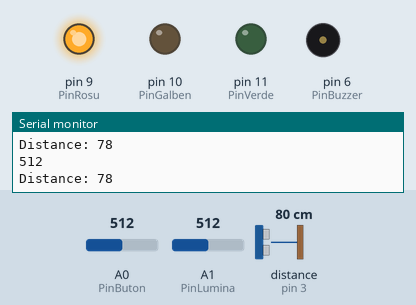
A sketch run on a simulated Arduino Uno, built with avr-gcc and run on an emulated ATmega328P. Parts: output pins drawn as LEDs (lit = HIGH), buzzer (waves = sounding, pin HIGH), the last lines printed to the serial monitor. Wiring (inferred from the names in the program): ultrasonic range finder: trigger pin 5; echo pin 3. The inputs (shaded band) are chosen by the test bench; at power-on: A0 (PinButon) = 512, A1 (PinLumina) = 512, distance to the obstacle (sensor on pin 3) 80 cm. The echo pulse lasts 58.3 µs per cm; pins used as bus, display or sensor lines are not drawn.

Above: at 1.2 s.
1.3 s: A0 (PinButon) set to 1005
2.8 s: A0 (PinButon) set to 1023
At 2.99 s:
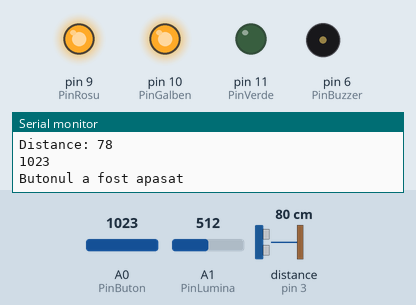
At 3.7 s:
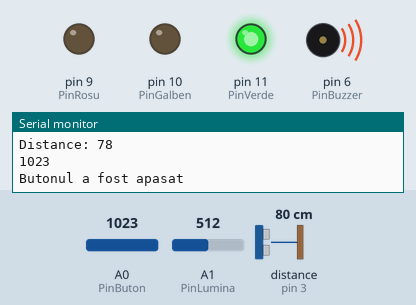
Timing chart, 0 to 5.8 s (numbered marks = the images above; inputs shaded):
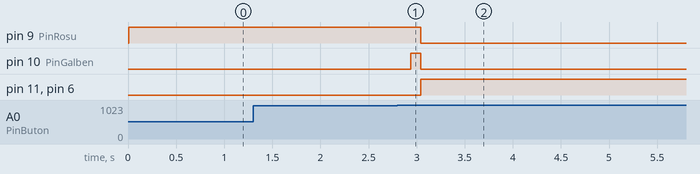

The sketch:

VI._Semafor_buzzer_buton_light_ultrasonic.ino
```cpp
int PinVerde = 11;
int viteza = 100;
int PinRosu = 9;
int PinButon = 0;
int PinGalben = 10;
int PinLumina = 1;

int PinBuzzer = 6;


// definirea pinilor
const int trigPin = 5;
const int echoPin = 3;
// definirea variabilelor
long duration; //durata
int distance;  //distanta

void setup() {
  Serial.begin(9600);
  pinMode(PinButon, INPUT);
  pinMode(PinGalben, OUTPUT);
  pinMode(PinVerde, OUTPUT);
  pinMode(PinRosu, OUTPUT);
  pinMode(PinLumina, INPUT);


  pinMode(PinBuzzer, OUTPUT);


  pinMode(trigPin, OUTPUT); // trigpin este output
  pinMode(echoPin, INPUT); // echoPin  este input
  Serial.begin(9600); // pornim comunicarea seriala
}

void loop() {


  // resetam valoarea lui trigpin
  digitalWrite(trigPin, LOW);
  delayMicroseconds(2);
  // trigpin trebuie sa stea pornit pentru 10 microsecunde
  digitalWrite(trigPin, HIGH);
  delayMicroseconds(10);
  digitalWrite(trigPin, LOW);
  // citim valoarea lui echopin, valoarea va fi stocata in variabila duration si este in microsecunde
  duration = pulseIn(echoPin, HIGH);
  // calculam distanta
  distance = duration * 0.034 / 2;
  // printam distanta pe serial monitor
  Serial.print("Distance: ");
  Serial.println(distance);


  Serial.println(analogRead(PinButon));
  digitalWrite(PinRosu, HIGH);
  if (analogRead(PinButon) >= 1023) {
    Serial.print("Butonul a fost apasat");

    delay(viteza);
    digitalWrite(PinGalben, HIGH);
    delay(viteza);
    digitalWrite(PinRosu, LOW);
    digitalWrite(PinGalben, LOW);
    digitalWrite(PinVerde, HIGH);

    while (analogRead(PinLumina) >= 5) {

      digitalWrite(PinBuzzer, HIGH);

    }

      digitalWrite(PinBuzzer, LOW);

      digitalWrite(PinVerde, LOW);
  }
}
```

Measured:
- the behaviour switches between 1022 and 1023 on A0 (PinButon) (found by bisection; images 0 and 1)
- after the input at 2.8 s, pin 9 (PinRosu): HIGH → LOW after 0.24 s; pin 10 (PinGalben): LOW → HIGH after 0.14 s, → LOW 0.10 s later; pin 11 (PinVerde), pin 6 (PinBuzzer): LOW → HIGH after 0.24 s
